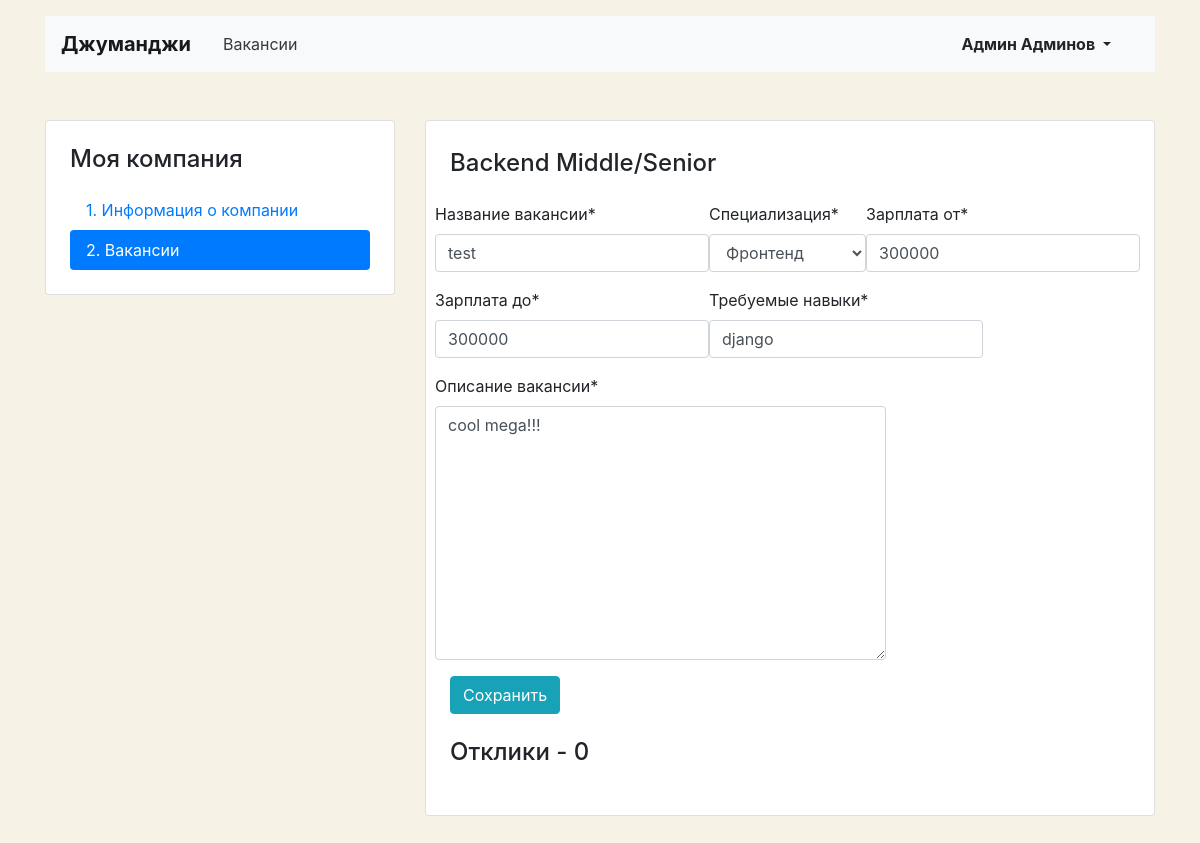
The app's page /mycompany/vacancies/6/ (signed in) with its own data.
### vacancies/models.py (models this page shows, shortened)
class Vacancy(models.Model):
    title = models.CharField(max_length=50, verbose_name='Название вакансии')
    specialty = models.ForeignKey('Specialty', related_name="vacancies", on_delete=models.CASCADE,
                                  verbose_name='Специализация')
    company = models.ForeignKey('Company', related_name="vacancies", on_delete=models.CASCADE)
    skills = models.CharField(max_length=200, verbose_name='Требуемые навыки')
    description = models.TextField(verbose_name='Описание вакансии')
    salary_min = models.IntegerField(verbose_name='Зарплата от')
    salary_max = models.IntegerField(verbose_name='Зарплата до')
    published_at = models.DateField(default=timezone.now)

class Specialty(models.Model):
    code = models.CharField(max_length=40)
    title = models.CharField(max_length=50)
    picture = models.ImageField(upload_to=MEDIA_SPECIALITY_IMAGE_DIR)
    def __str__(self):
        return f'{self.title}'

### vacancies/views.py (the view)
# urls.py: path('mycompany/vacancies/<int:vacancy>/', views.EditVacancyCompanyView.as_view(), name='edit_vacancy_company'),
class EditVacancyCompanyView(LoginRequiredMixin, SuccessMessageMixin, UpdateView):
    login_url = 'login_user'
    model = Vacancy
    template_name = 'vacancies/vacancy-edit.html'
    form_class = VacancyForm
    pk_url_kwarg = 'vacancy'
    success_message = 'Вакансия успешно обновлена!'
    def get_context_data(self, **kwargs):
        context = super(EditVacancyCompanyView, self).get_context_data(**kwargs)
        context['applications'] = Application.objects.filter(vacancy=self.object)
        return context

### vacancies/forms.py
class VacancyForm(forms.ModelForm):
    class Meta:
        model = Vacancy
        fields = ('title', 'specialty', 'salary_min', 'salary_max', 'skills', 'description')

### vacancies/templates/vacancies/vacancy-edit.html (shortened to what this page needs)
{% extends 'vacancies/base_my_company.html' %}
{% load crispy_forms_filters %}
{% load crispy_forms_tags %}
{% block content %}
  <main class="container mt-3 pb-5">
    <div class="row mt-5">
      <div class="col-12 col-lg-4">
        <aside class="pt-3 pb-4 px-4 mb-5 card">
          <h1 class="h4 pt-2 pb-2">Моя компания</h1>
          <div class="nav flex-column nav-pills">
            <a class="nav-link" href="{% url 'edit_company' %}">1. Информация о&nbsp;компании</a>
            <a class="nav-link active" href="{% url 'list_vacancies_company' %}">2. Вакансии</a>
          </div>
        </aside>
      </div>
      <div class="col-12 col-lg-8">
        <div class="card">
          <div class="card-body px-4 pb-4 tab-content">
            <section>
              <h2 class="h4 pt-2 pb-3">Backend Middle/Senior</h2>
              <form action="" method="post" enctype="multipart/form-data">
                <div class="row">
                {{ form|crispy }}
                </div>
                <div class="form-group">
                  <input type="submit" class="btn btn-info" value="Сохранить">
                </div>
              </form>
              <h2 class="h4 pt-2 pb-3">Отклики - {{ vacancy.applications.count }}</h2>
            </section>
          </div>
        </div>
      </div>
    </div>
  </main>
{% endblock %}

### vacancies/templates/vacancies/base_my_company.html (shortened to what this page needs)
<!DOCTYPE html>
<html lang="ru">
<head>
  <link rel="stylesheet" href="https://stackpath.bootstrapcdn.com/bootstrap/4.3.1/css/bootstrap.min.css">
</head>
<body>
  <header class="container mt-3">
    <nav class="navbar navbar-expand-lg navbar-light bg-light">
      <a class="navbar-brand mr-4 font-weight-bold" href="{% url 'home' %}">Джуманджи</a>
      <div class="collapse navbar-collapse justify-content-between" id="navbarNav">
        <ul class="navbar-nav col-10">
          <li class="nav-item">
            <a class="nav-link text-dark" href="{% url 'list_all_vacancies' %}">Вакансии</a>
          </li>
        </ul>
        <ul class="navbar-nav col-2 justify-content-end">
          <li class="nav-item active">
            <div class="btn-group">
              <button type="button" class="btn dropdown-toggle font-weight-bold" data-toggle="dropdown" aria-haspopup="true" aria-expanded="false">
                {{ request.user.get_full_name }}
              </button>
            </div>
          </li>
        </ul>
      </div>
    </nav>
  </header>
{% block content %}
{% endblock %}
</body>
</html>

### vacancies/templates/vacancies/base_my_company.html (style rules this page uses)
body { background-color: #F6F2E6; }

### records on screen
Vacancy: title "test", specialty "Фронтенд", salary_min "300000", salary_max "300000", skills "django", description "cool mega!!!", applications.count "0"

### other values on screen
{{ request.user.get_full_name }} "Админ Админов"
